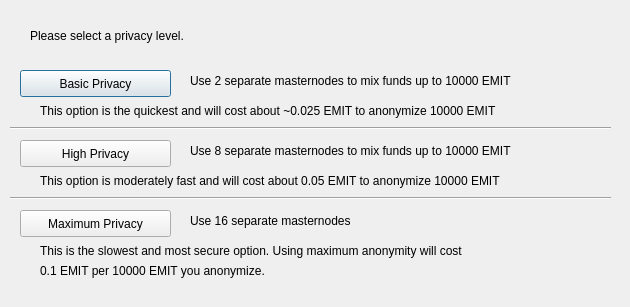
<?xml version="1.0" encoding="UTF-8"?>
<ui version="4.0">
 <class>ObfuscationConfig</class>
 <widget class="QDialog" name="ObfuscationConfig">
  <property name="geometry">
   <rect>
    <x>0</x>
    <y>0</y>
    <width>630</width>
    <height>307</height>
   </rect>
  </property>
  <property name="windowTitle">
   <string>Configure Obfuscation</string>
  </property>
  <widget class="QPushButton" name="buttonBasic">
   <property name="geometry">
    <rect>
     <x>20</x>
     <y>70</y>
     <width>151</width>
     <height>27</height>
    </rect>
   </property>
   <property name="text">
    <string>Basic Privacy</string>
   </property>
  </widget>
  <widget class="QPushButton" name="buttonHigh">
   <property name="geometry">
    <rect>
     <x>20</x>
     <y>140</y>
     <width>151</width>
     <height>27</height>
    </rect>
   </property>
   <property name="text">
    <string>High Privacy</string>
   </property>
  </widget>
  <widget class="QPushButton" name="buttonMax">
   <property name="geometry">
    <rect>
     <x>20</x>
     <y>210</y>
     <width>151</width>
     <height>27</height>
    </rect>
   </property>
   <property name="text">
    <string>Maximum Privacy</string>
   </property>
  </widget>
  <widget class="QLabel" name="label">
   <property name="geometry">
    <rect>
     <x>30</x>
     <y>20</y>
     <width>571</width>
     <height>31</height>
    </rect>
   </property>
   <property name="text">
    <string>Please select a privacy level.</string>
   </property>
  </widget>
  <widget class="QLabel" name="label_2">
   <property name="geometry">
    <rect>
     <x>190</x>
     <y>70</y>
     <width>421</width>
     <height>21</height>
    </rect>
   </property>
   <property name="text">
    <string>Use 2 separate masternodes to mix funds up to 10000 EMIT</string>
   </property>
  </widget>
  <widget class="QLabel" name="label_3">
   <property name="geometry">
    <rect>
     <x>190</x>
     <y>140</y>
     <width>411</width>
     <height>21</height>
    </rect>
   </property>
   <property name="text">
    <string>Use 8 separate masternodes to mix funds up to 10000 EMIT</string>
   </property>
  </widget>
  <widget class="QLabel" name="label_4">
   <property name="geometry">
    <rect>
     <x>190</x>
     <y>210</y>
     <width>421</width>
     <height>21</height>
    </rect>
   </property>
   <property name="text">
    <string>Use 16 separate masternodes</string>
   </property>
  </widget>
  <widget class="QLabel" name="label_6">
   <property name="geometry">
    <rect>
     <x>40</x>
     <y>100</y>
     <width>561</width>
     <height>21</height>
    </rect>
   </property>
   <property name="text">
    <string>This option is the quickest and will cost about ~0.025 EMIT to anonymize 10000 EMIT</string>
   </property>
  </widget>
  <widget class="QLabel" name="label_7">
   <property name="geometry">
    <rect>
     <x>40</x>
     <y>170</y>
     <width>561</width>
     <height>21</height>
    </rect>
   </property>
   <property name="text">
    <string>This option is moderately fast and will cost about 0.05 EMIT to anonymize 10000 EMIT</string>
   </property>
  </widget>
  <widget class="QLabel" name="label_8">
   <property name="geometry">
    <rect>
     <x>40</x>
     <y>240</y>
     <width>561</width>
     <height>21</height>
    </rect>
   </property>
   <property name="text">
    <string>This is the slowest and most secure option. Using maximum anonymity will cost</string>
   </property>
  </widget>
  <widget class="QLabel" name="label_9">
   <property name="geometry">
    <rect>
     <x>40</x>
     <y>260</y>
     <width>561</width>
     <height>21</height>
    </rect>
   </property>
   <property name="text">
    <string>0.1 EMIT per 10000 EMIT you anonymize.</string>
   </property>
  </widget>
  <widget class="Line" name="line">
   <property name="geometry">
    <rect>
     <x>10</x>
     <y>120</y>
     <width>601</width>
     <height>16</height>
    </rect>
   </property>
   <property name="orientation">
    <enum>Qt::Horizontal</enum>
   </property>
  </widget>
  <widget class="Line" name="line_2">
   <property name="geometry">
    <rect>
     <x>10</x>
     <y>190</y>
     <width>601</width>
     <height>16</height>
    </rect>
   </property>
   <property name="orientation">
    <enum>Qt::Horizontal</enum>
   </property>
  </widget>
 </widget>
 <resources/>
 <connections/>
</ui>
